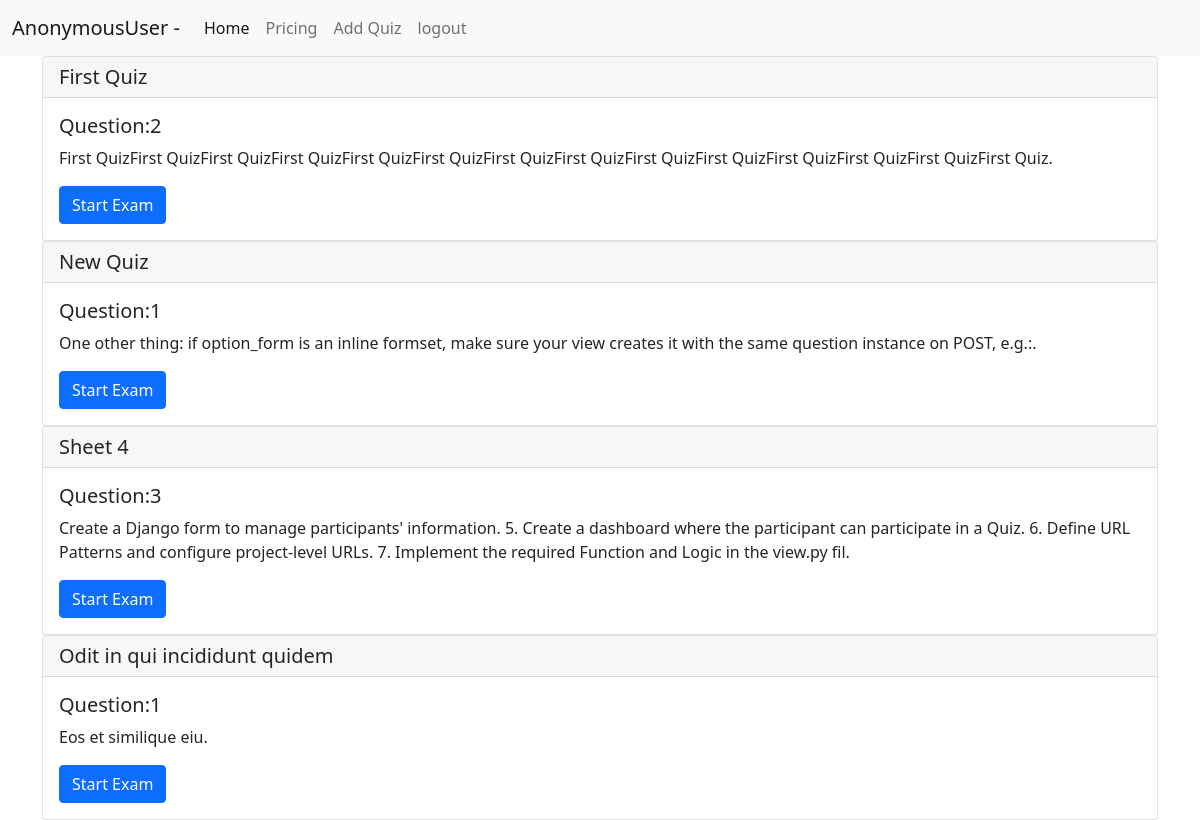
/dashboard/, run on the app's committed database.
### quizApp/models.py (models this page shows, shortened)
class QuizModel(models.Model):
    title = models.CharField(max_length=30,null=True)
    description = models.TextField(null=True)

### quizApp/views.py (the view)
# urls.py: path('dashboard/', dashboardPage, name='dashboard'),
def dashboardPage(request):
    quiz = QuizModel.objects.all()
    context = {
        'quiz':quiz
    }
    return render(request, 'pages/dashboard.html',context)

### quizApp/templates/pages/dashboard.html
{% extends 'base/base.html' %}
{% block body %}
    {% for qz in quiz %}
        <div class="card">
            <h5 class="card-header">{{qz.title}}</h5>
            <div class="card-body">
                <h5 class="card-title">Question:{{qz.questions.count}}</h5>
                <p class="card-text">{{qz.description}}.</p>
                <a href="{% url 'exam' qz.id %}" class="btn btn-primary">Start Exam</a>
            </div>
        </div>
    {% endfor %}
{% endblock body %}

### quizApp/templates/base/base.html (shortened to what this page needs)
<!doctype html>
<html lang="en">
  <head>
    <link href="https://cdn.jsdelivr.net/npm/bootstrap@5.0.2/dist/css/bootstrap.min.css" rel="stylesheet">
  </head>
  <body>
   {% include 'base/nav.html' %}
   <div class="container">
   {% block body %}
   {% endblock body %}
   </div>
  </body>
</html>

### quizApp/templates/base/nav.html (shortened to what this page needs)
<nav class="navbar navbar-expand-lg navbar-light bg-light">
  <div class="container-fluid">
    <a class="navbar-brand" href="#">{{request.user}} - {{request.user.user_type}}</a>
    <div class="collapse navbar-collapse" id="navbarNav">
      <ul class="navbar-nav">
        <li class="nav-item">
          <a class="nav-link active" aria-current="page" href="/dashboard">Home</a>
        </li>
        <li class="nav-item">
          <a class="nav-link" href="#">Pricing</a>
        </li>
        <li class="nav-item">
          <a class="nav-link" href="/quiz">Add Quiz</a>
        </li>
        <li class="nav-item">
          <a class="nav-link" href="/logout" tabindex="-1" >logout</a>
        </li>
      </ul>
    </div>
  </div>
</nav>

### data on the page
QuizModel: title "First Quiz", questions.count "2", description "First QuizFirst QuizFirst QuizFirst QuizFirst QuizFirst QuizFirst QuizFirst QuizFirst QuizFirst QuizFirst QuizFirst QuizFirst QuizFirst Quiz"
QuizModel: title "New Quiz", questions.count "1", description "One other thing: if option_form is an inline formset, make sure your view creates it with the same question instance on POST, e.g.:"
QuizModel: title "Sheet 4", questions.count "3", description "Create a Django form to manage participants' information. 5. Create a dashboard where the participant can participate in a Quiz. 6. Define URL Patterns and configure project-level URLs. 7. Implement the required Function and Logic in the view.py fil"
QuizModel: title "Odit in qui incididunt quidem", questions.count "1", description "Eos et similique eiu"

### other printed values
{{ request.user }} "AnonymousUser"
